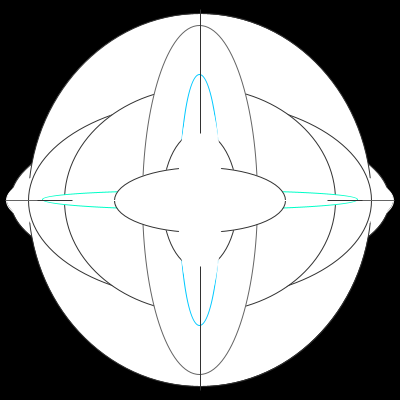
Frame 1 (no input)
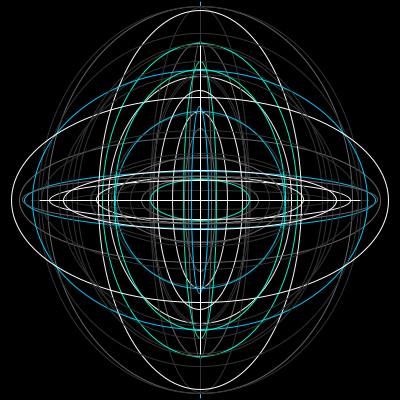
Frame 60 (the mouse pressed at the canvas centre just before this capture)
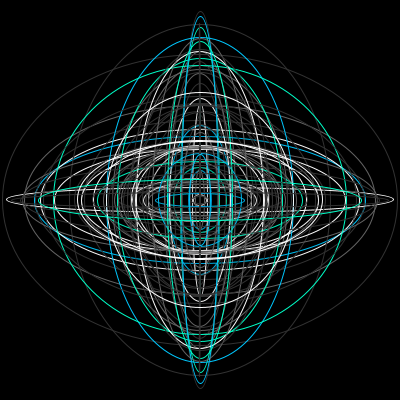
Frame 120 (the mouse held since frame 60 and released just before this capture)

The Processing sketch that drew these frames (run headless with seeded random() and noise(); from frame 60 on, the mouse is pressed at the canvas centre):

// Processing sketch: processing_61478
// ── processing_61478.pde

void setup() {
  size(400, 400);
  background(0);
}
void draw() {  
   
  background(0);
  
  ellipse(200, 200, random(0,400), random(0, 400));
  stroke(255);
  ellipse(200, 200, random(0,400), random(0, 400));
  stroke(50);
  ellipse(200, 200, random(0,400), random(0, 400));
  stroke(50);
  ellipse(200, 200, random(0,400), random(0, 400));
  stroke(100);
  ellipse(200, 200, random(0,400), random(0, 400));
  stroke(0, 200, 255);
  ellipse(200, 200, random(0,400), random(0, 400));
  stroke(0, 255, 200);
  ellipse(200, 200, random(0,400), random(0, 400));
  stroke(50);
  ellipse(200, 200, random(0,400), random(0, 400));
  stroke(50);
  ellipse(200, 200, random(0,400), random(0, 400));
  stroke(255);
  ellipse(200, 200, random(0,400), random(0, 400));
  stroke(100);
  
  ellipse(200, 200, random(0, 400), random(0,400));
  stroke(255);
  ellipse(200, 200, random(0, 400), random(0,400));
  stroke(50);
  ellipse(200, 200, random(0, 400), random(0,400));
  stroke(50);
  ellipse(200, 200, random(0, 400), random(0,400));
  stroke(100);
  ellipse(200, 200, random(0, 400), random(0,400));
  stroke(0, 200, 255);
  ellipse(200, 200, random(0, 400), random(0,400));
  stroke(0, 255, 200);
  ellipse(200, 200, random(0, 400), random(0,400));
  stroke(50);
  ellipse(200, 200, random(0, 400), random(0,400));
  stroke(50);
  ellipse(200, 200,random(0, 400), random(0,400));
  stroke(255);
  ellipse(200, 200,random(0, 400), random(0,400));
  stroke(100);
  
   ellipse(200, 200, random(0,mouseX), random(0, 400));
  stroke(255);
  ellipse(200, 200, random(0,mouseX), random(0, 400));
  stroke(50);
  ellipse(200, 200, random(0,mouseX), random(0, 400));
  stroke(50);
  ellipse(200, 200, random(0,mouseX), random(0, 400));
  stroke(100);
  ellipse(200, 200, random(0,mouseX), random(0, 400));
  stroke(0, 200, 255);
  ellipse(200, 200, random(0,mouseX), random(0, 400));
  stroke(0, 255, 200);
  ellipse(200, 200, random(0,mouseX), random(0, 400));
  stroke(50);
  ellipse(200, 200, random(0,mouseX), random(0, 400));
  stroke(50);
  ellipse(200, 200, random(0,mouseX), random(0, 400));
  stroke(255);
  ellipse(200, 200, random(0,mouseX), random(0, 400));
  stroke(100);
  
  ellipse(200, 200, random(0, 400), random(0,mouseY));
  stroke(255);
  ellipse(200, 200, random(0, 400), random(0,mouseY));
  stroke(50);
  ellipse(200, 200, random(0, 400), random(0,mouseY));
  stroke(50);
  ellipse(200, 200, random(0, 400), random(0,mouseY));
  stroke(100);
  ellipse(200, 200, random(0, 400), random(0,mouseY));
  stroke(0, 200, 255);
  ellipse(200, 200, random(0, 400), random(0,mouseY));
  stroke(0, 255, 200);
  ellipse(200, 200, random(0, 400), random(0,mouseY));
  stroke(50);
  ellipse(200, 200, random(0, 400), random(0,mouseY));
  stroke(50);
  ellipse(200, 200,random(0, 400), random(0,mouseY));
  stroke(255);
  ellipse(200, 200,random(0, 400), random(0,mouseY));
  stroke(100);
  
   ellipse(200, 200, random(0,400), random(0, 400));
  stroke(255);
  ellipse(200, 200, random(0,400), random(0, 400));
  stroke(50);
  ellipse(200, 200, random(0,400), random(0, 400));
  stroke(50);
  ellipse(200, 200, random(0,400), random(0, 400));
  stroke(100);
  ellipse(200, 200, random(0,400), random(0, 400));
  stroke(0, 200, 255);
  ellipse(200, 200, random(0,400), random(0, 400));
  stroke(0, 255, 200);
  ellipse(200, 200, random(0,400), random(0, 400));
  stroke(50);
  ellipse(200, 200, random(0,400), random(0, 400));
  stroke(50);
  ellipse(200, 200, random(0,400), random(0, 400));
  stroke(255);
  ellipse(200, 200, random(0,400), random(0, 400));
  stroke(100);
  
  ellipse(200, 200, random(0, 400), random(0,400));
  stroke(255);
  ellipse(200, 200, random(0, 400), random(0,400));
  stroke(50);
  ellipse(200, 200, random(0, 400), random(0,400));
  stroke(50);
  ellipse(200, 200, random(0, 400), random(0,400));
  stroke(100);
  ellipse(200, 200, random(0, 400), random(0,400));
  stroke(0, 200, 255);
  ellipse(200, 200, random(0, 400), random(0,400));
  stroke(0, 255, 200);
  ellipse(200, 200, random(0, 400), random(0,400));
  stroke(50);
  ellipse(200, 200, random(0, 400), random(0,400));
  stroke(50);
  ellipse(200, 200,random(0, 400), random(0,400));
  stroke(255);
  ellipse(200, 200,random(0, 400), random(0,400));
  stroke(100);
  
   ellipse(200, 200, random(0,mouseX), random(0, 400));
  stroke(255);
  ellipse(200, 200, random(0,mouseX), random(0, 400));
  stroke(50);
  ellipse(200, 200, random(0,mouseX), random(0, 400));
  stroke(50);
  ellipse(200, 200, random(0,mouseX), random(0, 400));
  stroke(100);
  ellipse(200, 200, random(0,mouseX), random(0, 400));
  stroke(0, 200, 255);
  ellipse(200, 200, random(0,mouseX), random(0, 400));
  stroke(0, 255, 200);
  ellipse(200, 200, random(0,mouseX), random(0, 400));
  stroke(50);
  ellipse(200, 200, random(0,mouseX), random(0, 400));
  stroke(50);
  ellipse(200, 200, random(0,mouseX), random(0, 400));
  stroke(255);
  ellipse(200, 200, random(0,mouseX), random(0, 400));
  stroke(100);
  
  ellipse(200, 200, random(0, 400), random(0,mouseY));
  stroke(255);
  ellipse(200, 200, random(0, 400), random(0,mouseY));
  stroke(50);
  ellipse(200, 200, random(0, 400), random(0,mouseY));
  stroke(50);
  ellipse(200, 200, random(0, 400), random(0,mouseY));
  stroke(100);
  ellipse(200, 200, random(0, 400), random(0,mouseY));
  stroke(0, 200, 255);
  ellipse(200, 200, random(0, 400), random(0,mouseY));
  stroke(0, 255, 200);
  ellipse(200, 200, random(0, 400), random(0,mouseY));
  stroke(50);
  ellipse(200, 200, random(0, 400), random(0,mouseY));
  stroke(50);
  ellipse(200, 200,random(0, 400), random(0,mouseY));
  stroke(255);
  ellipse(200, 200,random(0, 400), random(0,mouseY));
  stroke(100);
  fill(0,0,0,1);
  
}
